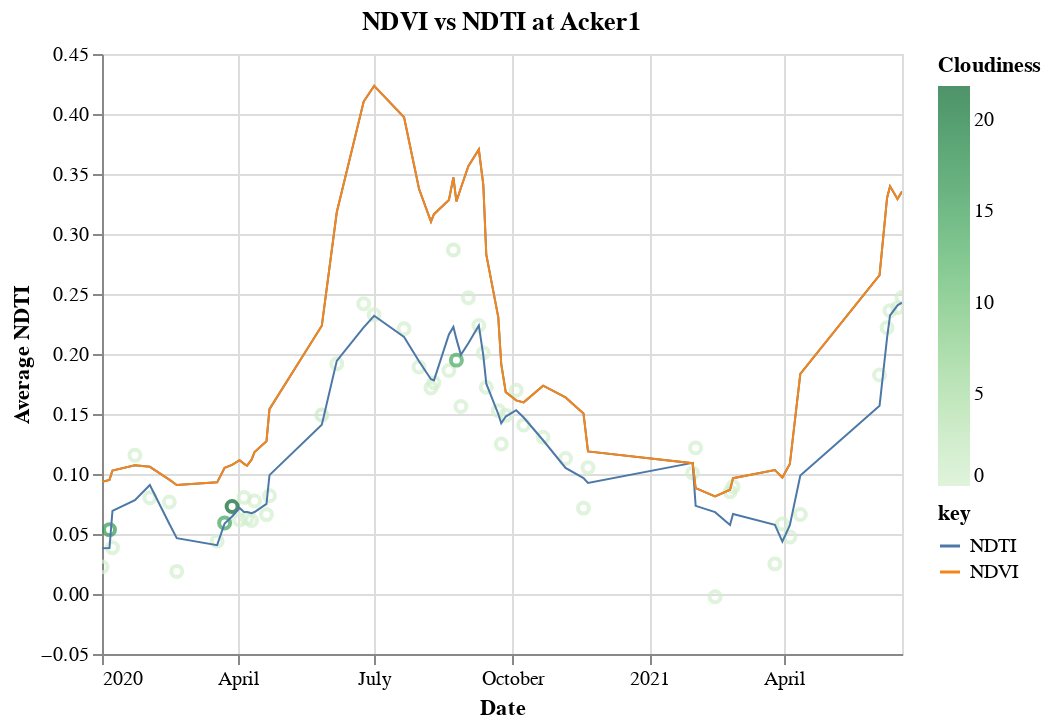

Notebook source saved alongside this figure:
### Markdown cell above
Finally, if we're so inclined, we can get a visual view of how our indices in our dataframe change over time.

### Code cell
import altair as alt

ndtiAverageLine = alt.Chart(df).mark_line(
    #color='red',
    size=1
).transform_window(
    rolling_mean='mean(Average_NDTI)',
    frame=[-1, 1]
    ).encode(
    x='Date:T',
    y='rolling_mean:Q'
    #color='key:N'
)

ndviAverageLine = alt.Chart(df).mark_line(
    color='blue',
    size=1
).transform_window(
    rolling_mean='mean(Average_NDVI)',
    frame=[-1, 1]
).transform_fold(
    ['NDTI', 'NDVI']
).encode(
    x='Date:T',
    y='rolling_mean:Q',
    color='key:N'
)


ndtiPoints = alt.Chart(df).mark_point().encode(
    x='Date:T',
    y=alt.Y('Average_NDTI:Q',
            axis=alt.Axis(title='Average NDTI')),
            color = alt.Color('Cloudiness', scale = alt.Scale(scheme='greens')),
            tooltip = ['Date', 'Average_NDTI']
).properties(
    title='NDVI vs NDTI at Acker1'
).interactive()


ndtiPoints + ndtiAverageLine + ndviAverageLine

### Figure 1 — Vega-Lite specification as saved in the notebook (floating-point values rounded to 4 significant figures)
{"config": {"view": {"continuousWidth": 400, "continuousHeight": 300}}, "layer": [{"mark": "point", "encoding": {"color": {"type": "quantitative", "field": "Cloudiness", "scale": {"scheme": "greens"}}, "tooltip": [{"type": "nominal", "field": "Date"}, {"type": "quantitative", "field": "Average_NDTI"}], "x": {"type": "temporal", "field": "Date"}, "y": {"type": "quantitative", "axis": {"title": "Average NDTI"}, "field": "Average_NDTI"}}, "selection": {"selector001": {"type": "interval", "bind": "scales", "encodings": ["x", "y"]}}, "title": "NDVI vs NDTI at Acker1"}, {"mark": {"type": "line", "size": 1}, "encoding": {"x": {"type": "temporal", "field": "Date"}, "y": {"type": "quantitative", "field": "rolling_mean"}}, "transform": [{"window": [{"op": "mean", "field": "Average_NDTI", "as": "rolling_mean"}], "frame": [-1, 1]}]}, {"mark": {"type": "line", "color": "blue", "size": 1}, "encoding": {"color": {"type": "nominal", "field": "key"}, "x": {"type": "temporal", "field": "Date"}, "y": {"type": "quantitative", "field": "rolling_mean"}}, "transform": [{"window": [{"op": "mean", "field": "Average_NDVI", "as": "rolling_mean"}], "frame": [-1, 1]}, {"fold": ["NDTI", "NDVI"]}]}], "data": {"name": "data-b110f2afc7cc8b14f557af931a48119a"}, "$schema": "https://vega.github.io/schema/vega-lite/v4.8.1.json", "datasets": {"data-b110f2afc7cc8b14f557af931a48119a": [{"Date": "2020-01-01", "Average_NDVI": 0.08561, "Median_NDVI": 0.07719, "Average_NDTI": 0.02261, "Median_NDTI": 0.01705, "Average_Brightness": 0.1444, "Average_SoilColor": 0.1326, "Cloudiness": 0}, {"Date": "2020-01-06", "Average_NDVI": 0.1013, "Median_NDVI": 0.09083, "Average_NDTI": 0.05364, "Median_NDTI": 0.04739, "Average_Brightness": 0.1981, "Average_SoilColor": 0.1652, "Cloudiness": 15.45}, {"Date": "2020-01-08", "Average_NDVI": 0.09829, "Median_NDVI": 0.08695, "Average_NDTI": 0.03862, "Median_NDTI": 0.02991, "Average_Brightness": 0.1736, "Average_SoilColor": 0.1601, "Cloudiness": 0}, {"Date": "2020-01-23", "Average_NDVI": 0.1091, "Median_NDVI": 0.1046, "Average_NDTI": 0.1157, "Median_NDTI": 0.1128, "Average_Brightness": 0.1206, "Average_SoilColor": 0.139, "Cloudiness": 0}, {"Date": "2020-02-02", "Average_NDVI": 0.1146, "Median_NDVI": 0.1084, "Average_NDTI": 0.08029, "Median_NDTI": 0.07567, "Average_Brightness": 0.1331, "Average_SoilColor": 0.1442, "Cloudiness": 0}, {"Date": "2020-02-15", "Average_NDVI": 0.09422, "Median_NDVI": 0.08699, "Average_NDTI": 0.07668, "Median_NDTI": 0.0727, "Average_Brightness": 0.1831, "Average_SoilColor": 0.121, "Cloudiness": 0}, {"Date": "2020-02-20", "Average_NDVI": 0.07717, "Median_NDVI": 0.06736, "Average_NDTI": 0.01884, "Median_NDTI": 0.01123, "Average_Brightness": 0.2267, "Average_SoilColor": 0.1234, "Cloudiness": 0}, {"Date": "2020-03-18", "Average_NDVI": 0.1011, "Median_NDVI": 0.07712, "Average_NDTI": 0.04403, "Median_NDTI": 0.02383, "Average_Brightness": 0.261, "Average_SoilColor": 0.08059, "Cloudiness": 0}, {"Date": "2020-03-23", "Average_NDVI": 0.1009, "Median_NDVI": 0.07513, "Average_NDTI": 0.05925, "Median_NDTI": 0.04646, "Average_Brightness": 0.2774, "Average_SoilColor": 0.09376, "Cloudiness": 14.18}, {"Date": "2020-03-28", "Average_NDVI": 0.1137, "Median_NDVI": 0.09264, "Average_NDTI": 0.0729, "Median_NDTI": 0.08634, "Average_Brightness": 0.2683, "Average_SoilColor": 0.079, "Cloudiness": 21.83}, {"Date": "2020-04-02", "Average_NDVI": 0.1083, "Median_NDVI": 0.06941, "Average_NDTI": 0.06165, "Median_NDTI": 0.03747, "Average_Brightness": 0.2857, "Average_SoilColor": 0.09295, "Cloudiness": 0}, {"Date": "2020-04-05", "Average_NDVI": 0.1126, "Median_NDVI": 0.07126, "Average_NDTI": 0.08039, "Median_NDTI": 0.07066, "Average_Brightness": 0.2548, "Average_SoilColor": 0.08103, "Cloudiness": 0}, {"Date": "2020-04-07", "Average_NDVI": 0.1045, "Median_NDVI": 0.06426, "Average_NDTI": 0.06323, "Median_NDTI": 0.0459, "Average_Brightness": 0.2937, "Average_SoilColor": 0.07667, "Cloudiness": 0}, {"Date": "2020-04-10", "Average_NDVI": 0.1039, "Median_NDVI": 0.07121, "Average_NDTI": 0.06131, "Median_NDTI": 0.05117, "Average_Brightness": 0.2902, "Average_SoilColor": 0.05281, "Cloudiness": 0}, {"Date": "2020-04-12", "Average_NDVI": 0.1275, "Median_NDVI": 0.07906, "Average_NDTI": 0.07748, "Median_NDTI": 0.05807, "Average_Brightness": 0.2795, "Average_SoilColor": 0.07102, "Cloudiness": 0}, {"Date": "2020-04-20", "Average_NDVI": 0.1233, "Median_NDVI": 0.07211, "Average_NDTI": 0.06616, "Median_NDTI": 0.03803, "Average_Brightness": 0.2723, "Average_SoilColor": 0.05734, "Cloudiness": 0}, {"Date": "2020-04-22", "Average_NDVI": 0.131, "Median_NDVI": 0.07597, "Average_NDTI": 0.08183, "Median_NDTI": 0.04993, "Average_Brightness": 0.3013, "Average_SoilColor": 0.063, "Cloudiness": 0}, {"Date": "2020-05-27", "Average_NDVI": 0.2078, "Median_NDVI": 0.213, "Average_NDTI": 0.1492, "Median_NDTI": 0.1529, "Average_Brightness": 0.2554, "Average_SoilColor": -0.01162, "Cloudiness": 0.9955}, {"Date": "2020-06-06", "Average_NDVI": 0.3318, "Median_NDVI": 0.2909, "Average_NDTI": 0.1919, "Median_NDTI": 0.1963, "Average_Brightness": 0.3142, "Average_SoilColor": -0.1321, "Cloudiness": 0}, {"Date": "2020-06-24", "Average_NDVI": 0.4147, "Median_NDVI": 0.4279, "Average_NDTI": 0.2418, "Median_NDTI": 0.2528, "Average_Brightness": 0.4412, "Average_SoilColor": -0.2284, "Cloudiness": 0}, {"Date": "2020-07-01", "Average_NDVI": 0.4846, "Median_NDVI": 0.5139, "Average_NDTI": 0.2326, "Median_NDTI": 0.2685, "Average_Brightness": 0.447, "Average_SoilColor": -0.263, "Cloudiness": 0}, {"Date": "2020-07-21", "Average_NDVI": 0.3711, "Median_NDVI": 0.4317, "Average_NDTI": 0.2211, "Median_NDTI": 0.261, "Average_Brightness": 0.4262, "Average_SoilColor": -0.1715, "Cloudiness": 0}, {"Date": "2020-07-31", "Average_NDVI": 0.3363, "Median_NDVI": 0.3847, "Average_NDTI": 0.1891, "Median_NDTI": 0.2234, "Average_Brightness": 0.3619, "Average_SoilColor": -0.1251, "Cloudiness": 0}, {"Date": "2020-08-08", "Average_NDVI": 0.3058, "Median_NDVI": 0.3458, "Average_NDTI": 0.1717, "Median_NDTI": 0.1924, "Average_Brightness": 0.3187, "Average_SoilColor": -0.1172, "Cloudiness": 0}, {"Date": "2020-08-10", "Average_NDVI": 0.2887, "Median_NDVI": 0.3223, "Average_NDTI": 0.1761, "Median_NDTI": 0.1904, "Average_Brightness": 0.3267, "Average_SoilColor": -0.08377, "Cloudiness": 0}, {"Date": "2020-08-20", "Average_NDVI": 0.355, "Median_NDVI": 0.389, "Average_NDTI": 0.1863, "Median_NDTI": 0.1964, "Average_Brightness": 0.3323, "Average_SoilColor": -0.132, "Cloudiness": 0}, {"Date": "2020-08-23", "Average_NDVI": 0.3413, "Median_NDVI": 0.3614, "Average_NDTI": 0.2866, "Median_NDTI": 0.2937, "Average_Brightness": 0.1757, "Average_SoilColor": -0.1911, "Cloudiness": 0.5664}, {"Date": "2020-08-25", "Average_NDVI": 0.3452, "Median_NDVI": 0.3576, "Average_NDTI": 0.1949, "Median_NDTI": 0.1962, "Average_Brightness": 0.3241, "Average_SoilColor": -0.1495, "Cloudiness": 13.46}, {"Date": "2020-08-28", "Average_NDVI": 0.2948, "Median_NDVI": 0.3029, "Average_NDTI": 0.1563, "Median_NDTI": 0.1591, "Average_Brightness": 0.3214, "Average_SoilColor": -0.09063, "Cloudiness": 0}, {"Date": "2020-09-02", "Average_NDVI": 0.375, "Median_NDVI": 0.3885, "Average_NDTI": 0.2469, "Median_NDTI": 0.2432, "Average_Brightness": 0.2786, "Average_SoilColor": -0.1732, "Cloudiness": 0}, {"Date": "2020-09-09", "Average_NDVI": 0.3995, "Median_NDVI": 0.4161, "Average_NDTI": 0.2238, "Median_NDTI": 0.2138, "Average_Brightness": 0.2892, "Average_SoilColor": -0.1794, "Cloudiness": 0}, {"Date": "2020-09-12", "Average_NDVI": 0.3367, "Median_NDVI": 0.3575, "Average_NDTI": 0.2008, "Median_NDTI": 0.1924, "Average_Brightness": 0.2849, "Average_SoilColor": -0.1309, "Cloudiness": 0}, {"Date": "2020-09-14", "Average_NDVI": 0.2863, "Median_NDVI": 0.3067, "Average_NDTI": 0.1722, "Median_NDTI": 0.1592, "Average_Brightness": 0.304, "Average_SoilColor": -0.1016, "Cloudiness": 0}, {"Date": "2020-09-22", "Average_NDVI": 0.2251, "Median_NDVI": 0.2209, "Average_NDTI": 0.1528, "Median_NDTI": 0.1572, "Average_Brightness": 0.2679, "Average_SoilColor": 0.005533, "Cloudiness": 0}, {"Date": "2020-09-24", "Average_NDVI": 0.1809, "Median_NDVI": 0.1465, "Average_NDTI": 0.1251, "Median_NDTI": 0.1124, "Average_Brightness": 0.2908, "Average_SoilColor": 0.05348, "Cloudiness": 0}, {"Date": "2020-09-27", "Average_NDVI": 0.1684, "Median_NDVI": 0.1269, "Average_NDTI": 0.1489, "Median_NDTI": 0.1416, "Average_Brightness": 0.2434, "Average_SoilColor": 0.06723, "Cloudiness": 0}, {"Date": "2020-10-04", "Average_NDVI": 0.1554, "Median_NDVI": 0.123, "Average_NDTI": 0.1697, "Median_NDTI": 0.1611, "Average_Brightness": 0.2063, "Average_SoilColor": 0.095, "Cloudiness": 0}, {"Date": "2020-10-09", "Average_NDVI": 0.1602, "Median_NDVI": 0.1427, "Average_NDTI": 0.1408, "Median_NDTI": 0.1373, "Average_Brightness": 0.1971, "Average_SoilColor": 0.05968, "Cloudiness": 0}, {"Date": "2020-10-22", "Average_NDVI": 0.1635, "Median_NDVI": 0.1337, "Average_NDTI": 0.1306, "Median_NDTI": 0.1235, "Average_Brightness": 0.2252, "Average_SoilColor": 0.01536, "Cloudiness": 0}, {"Date": "2020-11-06", "Average_NDVI": 0.1972, "Median_NDVI": 0.1542, "Average_NDTI": 0.113, "Median_NDTI": 0.101, "Average_Brightness": 0.2091, "Average_SoilColor": -0.02291, "Cloudiness": 0}, {"Date": "2020-11-18", "Average_NDVI": 0.1308, "Median_NDVI": 0.1123, "Average_NDTI": 0.07158, "Median_NDTI": 0.06696, "Average_Brightness": 0.141, "Average_SoilColor": 0.08512, "Cloudiness": 0}, {"Date": "2020-11-21", "Average_NDVI": 0.1233, "Median_NDVI": 0.1065, "Average_NDTI": 0.1053, "Median_NDTI": 0.1001, "Average_Brightness": 0.1287, "Average_SoilColor": 0.1045, "Cloudiness": 0}, {"Date": "2021-01-30", "Average_NDVI": 0.1022, "Median_NDVI": 0.09662, "Average_NDTI": 0.1009, "Median_NDTI": 0.09827, "Average_Brightness": 0.1472, "Average_SoilColor": 0.1246, "Cloudiness": 0}, {"Date": "2021-02-01", "Average_NDVI": 0.1016, "Median_NDVI": 0.09471, "Average_NDTI": 0.1218, "Median_NDTI": 0.1187, "Average_Brightness": 0.1303, "Average_SoilColor": 0.1284, "Cloudiness": 0}, {"Date": "2021-02-14", "Average_NDVI": 0.0609, "Median_NDVI": 0.05068, "Average_NDTI": -0.002287, "Median_NDTI": 0.0007666, "Average_Brightness": 0.2569, "Average_SoilColor": 0.1221, "Cloudiness": 0}, {"Date": "2021-02-24", "Average_NDVI": 0.08155, "Median_NDVI": 0.07908, "Average_NDTI": 0.0852, "Median_NDTI": 0.08261, "Average_Brightness": 0.1536, "Average_SoilColor": 0.06548, "Cloudiness": 0}, {"Date": "2021-02-26", "Average_NDVI": 0.1183, "Median_NDVI": 0.1123, "Average_NDTI": 0.08948, "Median_NDTI": 0.08549, "Average_Brightness": 0.1351, "Average_SoilColor": 0.1266, "Cloudiness": 0}, {"Date": "2021-03-26", "Average_NDVI": 0.08973, "Median_NDVI": 0.08304, "Average_NDTI": 0.02512, "Median_NDTI": 0.02299, "Average_Brightness": 0.226, "Average_SoilColor": 0.09664, "Cloudiness": 0}, {"Date": "2021-03-31", "Average_NDVI": 0.1018, "Median_NDVI": 0.09477, "Average_NDTI": 0.05828, "Median_NDTI": 0.05717, "Average_Brightness": 0.2299, "Average_SoilColor": 0.08039, "Cloudiness": 0}, {"Date": "2021-04-05", "Average_NDVI": 0.09958, "Median_NDVI": 0.09669, "Average_NDTI": 0.04757, "Median_NDTI": 0.04826, "Average_Brightness": 0.2667, "Average_SoilColor": 0.06282, "Cloudiness": 0}, {"Date": "2021-04-12", "Average_NDVI": 0.1236, "Median_NDVI": 0.1201, "Average_NDTI": 0.06627, "Median_NDTI": 0.06871, "Average_Brightness": 0.2913, "Average_SoilColor": 0.05325, "Cloudiness": 0}, {"Date": "2021-06-04", "Average_NDVI": 0.3271, "Median_NDVI": 0.3692, "Average_NDTI": 0.1825, "Median_NDTI": 0.2041, "Average_Brightness": 0.3405, "Average_SoilColor": -0.1403, "Cloudiness": 0}, {"Date": "2021-06-09", "Average_NDVI": 0.3468, "Median_NDVI": 0.3771, "Average_NDTI": 0.2218, "Median_NDTI": 0.2392, "Average_Brightness": 0.3592, "Average_SoilColor": -0.1422, "Cloudiness": 0}, {"Date": "2021-06-11", "Average_NDVI": 0.3163, "Median_NDVI": 0.3379, "Average_NDTI": 0.2361, "Median_NDTI": 0.2528, "Average_Brightness": 0.3923, "Average_SoilColor": -0.1437, "Cloudiness": 0}, {"Date": "2021-06-16", "Average_NDVI": 0.356, "Median_NDVI": 0.3732, "Average_NDTI": 0.2386, "Median_NDTI": 0.2509, "Average_Brightness": 0.383, "Average_SoilColor": -0.1297, "Cloudiness": 0}, {"Date": "2021-06-19", "Average_NDVI": 0.3149, "Median_NDVI": 0.3225, "Average_NDTI": 0.247, "Median_NDTI": 0.2548, "Average_Brightness": 0.344, "Average_SoilColor": -0.0838, "Cloudiness": 0}]}}
